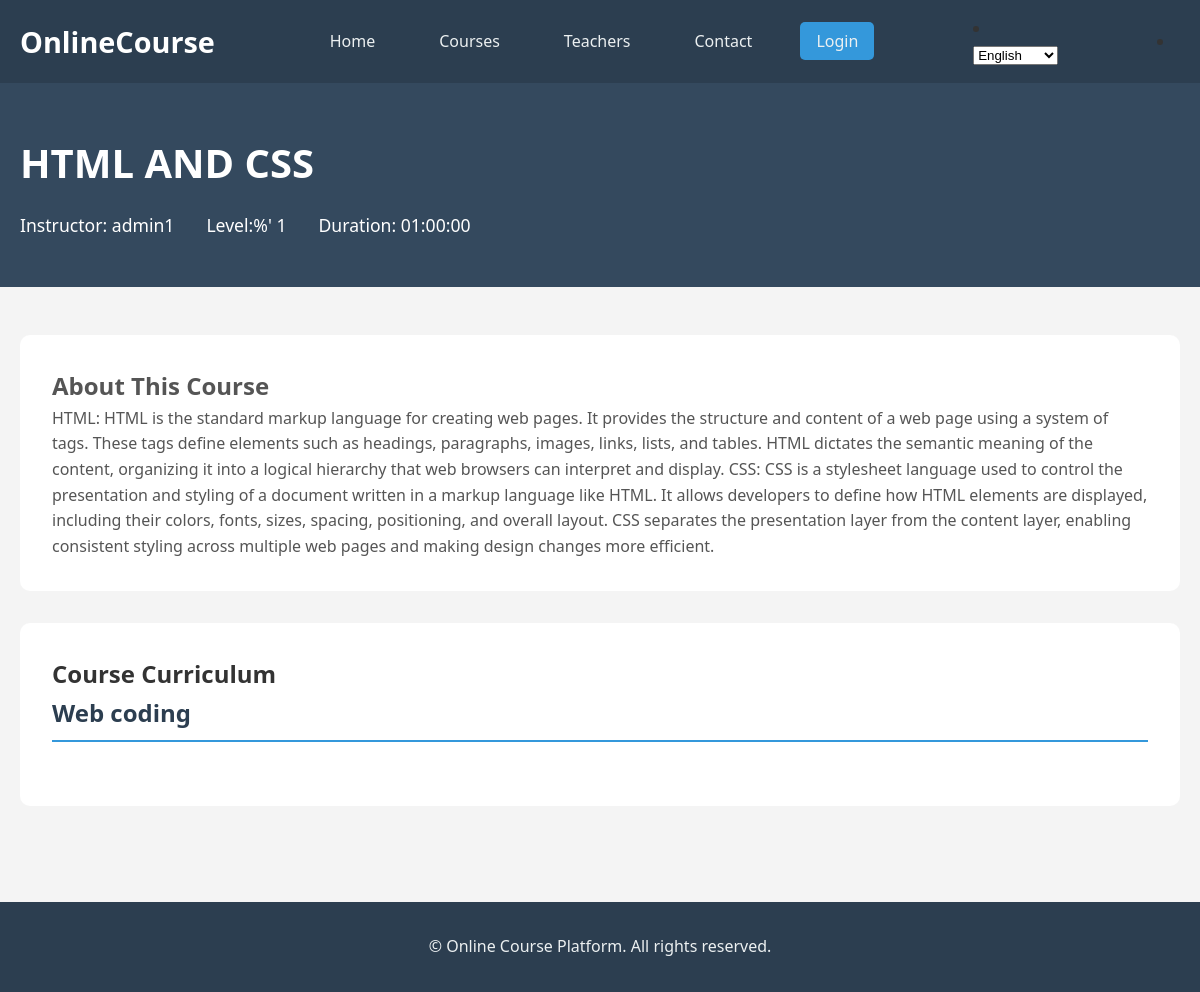
Screenshot of /course/2/ with the database file from the repository.
### courses/models.py (models this page shows, shortened)
class Course(models.Model):
    title = models.CharField(max_length=200)
    description = models.TextField()
    teacher = models.ForeignKey(Teacher, on_delete=models.CASCADE)
    created_at = models.DateTimeField(auto_now_add=True)
    duration = models.CharField(max_length=50)
    level = models.CharField(max_length=50)

class Teacher(models.Model):
    user = models.OneToOneField(User, on_delete=models.CASCADE)
    bio = models.TextField()
    expertise = models.CharField(max_length=200)
    photo = models.CharField(max_length=500, blank=True)
    def __str__(self):
        return self.user.get_full_name() or self.user.username

class Subject(models.Model):
    course = models.ForeignKey(Course, on_delete=models.CASCADE, related_name='subjects')
    title = models.CharField(max_length=200)
    order = models.IntegerField(default=0)
    class Meta:
        ordering = ['order']

### courses/views.py (the view)
# urls.py: path('course/<int:course_id>/', views.course_detail, name='course_detail'),
def course_detail(request, course_id):
    course = get_object_or_404(Course, id=course_id)
    subjects = course.subjects.all()
    return render(request, 'courses/course_detail.html', {'course': course, 'subjects': subjects})

### courses/templates/courses/course_detail.html (shortened to what this page needs)
{% extends 'base.html' %}
{% load i18n %}
{% block content %}
<section class="course-detail-header">
    <div class="container">
        <h1>{{ course.title }}</h1>
        <p class="course-meta">
            <span>{% trans 'Instructor:'%} {{ course.teacher }}</span>
            <span>{% trans 'Level:'%}%' {{ course.level }}</span>
            <span>{% trans 'Duration:'%} {{ course.duration }}</span>
        </p>
    </div>
</section>
<section class="course-content">
    <div class="container">
        <div class="course-description">
            <h2>{% trans 'About This Course'%}</h2>
            <p>{{ course.description }}</p>
        </div>
        <div class="course-curriculum">
            <h2>{% trans 'Course Curriculum'%}</h2>
            {% for subject in subjects %}
            <div class="subject-section">
                <h3>{{ subject.title }}</h3>
            </div>
            {% empty %}
            <p>{% trans 'No subjects available yet.'%}</p>
            {% endfor %}
        </div>
    </div>
</section>
{% endblock %}

### courses/static/css/style.css (style rules this page uses)
* { margin: 0; padding: 0; box-sizing: border-box; }
body { font-family: 'Segoe UI', Tahoma, Geneva, Verdana, sans-serif; line-height: 1.6; color: #333; background-color: #f4f4f4; }
.container { max-width: 1200px; margin: 0 auto; padding: 0 20px; }
.course-description { color: #555; margin-bottom: 1rem; }
.course-detail-header { background-color: #34495e; color: #fff; padding: 3rem 0; }
.course-detail-header h1 { font-size: 2.5rem; margin-bottom: 1rem; }
.course-meta { display: flex; gap: 2rem; font-size: 1.1rem; }
.course-content { padding: 3rem 0; }
.course-description { background-color: #fff; padding: 2rem; border-radius: 10px; margin-bottom: 2rem; }
.course-curriculum { background-color: #fff; padding: 2rem; border-radius: 10px; }
.subject-section { margin-bottom: 2rem; }
.subject-section h3 { color: #2c3e50; font-size: 1.5rem; margin-bottom: 1rem; padding-bottom: 0.5rem; border-bottom: 2px solid #3498db; }

### rows the page displays
Course: title "HTML AND CSS", teacher "admin1", level "1", duration "01:00:00", description "HTML: HTML is the standard markup language for creating web pages. It provides the structure and content of a web page using a system of tags. These tags define elements such as headings, paragraphs, images, links, lists, and tables. HTML dictates the semantic meaning of the content, organizing it into a logical hierarchy that web browsers can interpret and display. CSS: CSS is a stylesheet language used to control the presentation and styling of a document written in a markup language like HTML. It allows developers to define how HTML elements are displayed, including their colors, fonts, sizes, spacing, positioning, and overall layout. CSS separates the presentation layer from the content…"
Subject: title "Web coding"
